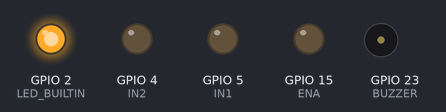
Recording of a program running on a simulated ESP32. Shown: output pins drawn as LEDs (lit = HIGH), buzzer (waves = sounding, pin HIGH). WiFi joins after 1.5 s; servers stay silent unless stated; storage starts empty; what the program prints to the serial monitor is not drawn.

Above: at 0.3 s.
At 1.1 s:
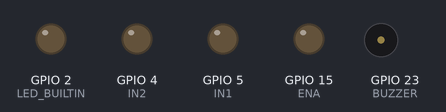
Timing chart, 0 to 3.6 s (numbered marks = the images above):
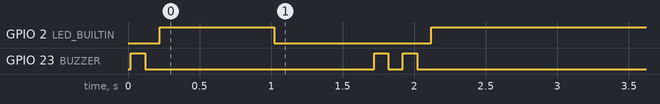

Measured:
- by itself, GPIO 2 (LED_BUILTIN): LOW → HIGH at 0.22 s, → LOW 0.80 s later, → HIGH 1.1 s later
- by itself, GPIO 23 (BUZZER): goes LOW 1.6 s, HIGH 0.10 s, LOW 0.10 s, HIGH 0.10 s, then LOW

The program:

main.cpp
```cpp
#include <ESPAsyncWebServer.h>
#include <SPIFFS.h>
#include <WiFi.h>

#define ENA 15
#define IN1 5
#define IN2 4

#define BUZZER 23

AsyncWebServer server(80);

const char* ssid = "ESP32";
const char* password = "12345678";

int speed = 0;
bool isActive = false;
bool isForward = true;
int mappedSpeed = 0;
bool isConnected = false;

void buzz(int time, int times)
{
  for (int i = 0; i < times; i++)
  {
    digitalWrite(BUZZER, HIGH);
    delay(time);
    digitalWrite(BUZZER, LOW);
    delay(time);
  }
}

void blink(int speed)
{
  digitalWrite(LED_BUILTIN, HIGH);
  delay(speed);
  digitalWrite(LED_BUILTIN, LOW);
  delay(speed);
}

void handleSAP()
{
  if (isActive) { analogWrite(ENA, mappedSpeed); }
  else analogWrite(ENA, 0);
}

void HTTPRouter()
{
  server.on("/", HTTP_GET, [](AsyncWebServerRequest *request)
  {
    request->send(SPIFFS, "/index.html", "text/html");
  });

  server.on("/vite.svg", HTTP_GET, [](AsyncWebServerRequest *request)
  {
    request->send(SPIFFS, "/vite.svg", "image/svg+xml");
  });

  server.on("/assets/index-uzEnO-1i.css", HTTP_GET, [](AsyncWebServerRequest *request)
  {
    request->send(SPIFFS, "/assets/index-uzEnO-1i.css", "text/css");
  });

  server.on("/assets/index-OoUDtJHD.js", HTTP_GET, [](AsyncWebServerRequest *request)
  {
    request->send(SPIFFS, "/assets/index-OoUDtJHD.js", "text/javascript");
  });

  server.on("/speed", HTTP_POST, [](AsyncWebServerRequest *request)
  {
    speed = request->getParam("speed")->value().toInt();
    Serial.print("[INFO] [SPEED] ");
    Serial.println(speed);

    mappedSpeed = map(speed, 0, 100, 0, 255);

    handleSAP();
  });

  server.on("/status", HTTP_POST, [](AsyncWebServerRequest *request)
  {
    isActive = request->getParam("status")->value().toInt() == 1;
    Serial.print("[INFO] [STATUS] ");
    Serial.println(isActive);

    handleSAP();
  });

  server.on("/buzz", HTTP_POST, [](AsyncWebServerRequest *request)
  {
    int time = request->getParam("time")->value().toInt();
    int times = request->getParam("times")->value().toInt();

    buzz(time, times);
  });

  server.on("/direction", HTTP_POST, [](AsyncWebServerRequest *request)
  {
    isForward = request->getParam("direction")->value().toInt() == 1;
    Serial.print("[INFO] [DIRECT] ");
    Serial.println(isForward);

    if (isForward)
    {
      digitalWrite(IN1, HIGH);
      digitalWrite(IN2, LOW);
    }

    else
    {
      digitalWrite(IN1, LOW);
      digitalWrite(IN2, HIGH);
    }
  });

  server.begin();
  Serial.println("[INFO] [ROUTER] Added routes");
}

void InitWiFi()
{
  WiFi.disconnect();
  WiFi.mode(WIFI_STA);
  WiFi.begin(ssid, password);
  HTTPRouter();
}

void WiFiEventHandler(WiFiEvent_t event)
{
  switch (event)
  {
    case SYSTEM_EVENT_STA_GOT_IP:
      isConnected = true;
      Serial.print("[INFO] [ADDRESS] ");
      Serial.println(WiFi.localIP());
      buzz(100, 2);
      HTTPRouter();
      break;

    case SYSTEM_EVENT_STA_DISCONNECTED:
      if (isConnected) { buzz(150, 3); }
      isConnected = false;
      InitWiFi();
      break;

    default:
      break;
  }
}

void InitSPIFFS()
{
  if(!SPIFFS.begin())
  {
    Serial.println("[ERR] [SPIFFS] An error occurred in the SPIFFS module");
    return;
  }
}

void Awake()
{
  Serial.println("Ball Mill Project");
  Serial.println(" ");
  Serial.println("[INFO] [CREATED] JMota");

  pinMode(ENA, OUTPUT);
  pinMode(IN1, OUTPUT);
  pinMode(IN2, OUTPUT);
  pinMode(BUZZER, OUTPUT);
  pinMode(LED_BUILTIN, OUTPUT);

  buzz(100, 1);
}

void setup()
{
  Serial.begin(115200);

  WiFi.onEvent(WiFiEventHandler);

  InitSPIFFS();
  Awake();
  InitWiFi();
}

void loop()
{
  if (isConnected) { digitalWrite(LED_BUILTIN, HIGH); }
  else { blink(800); }
}
```
